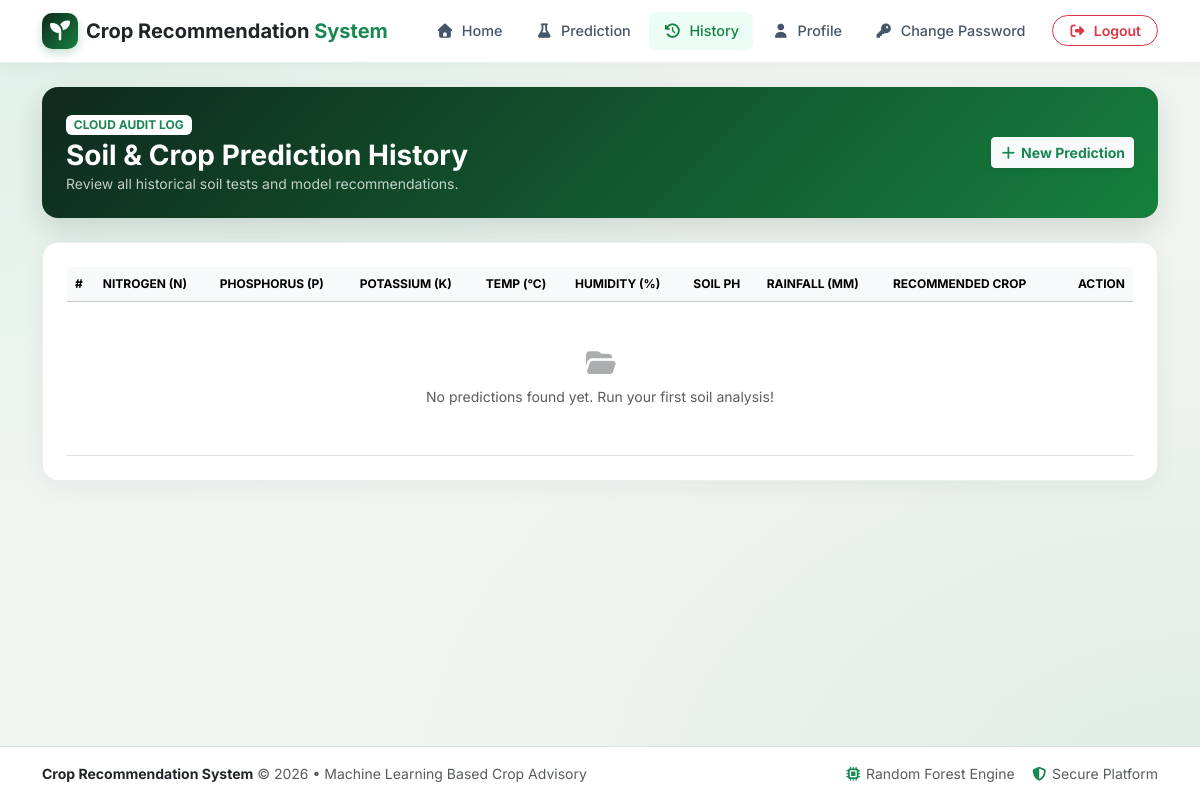
The page /recommender/user_history/ (signed in) on the database as committed earlier.
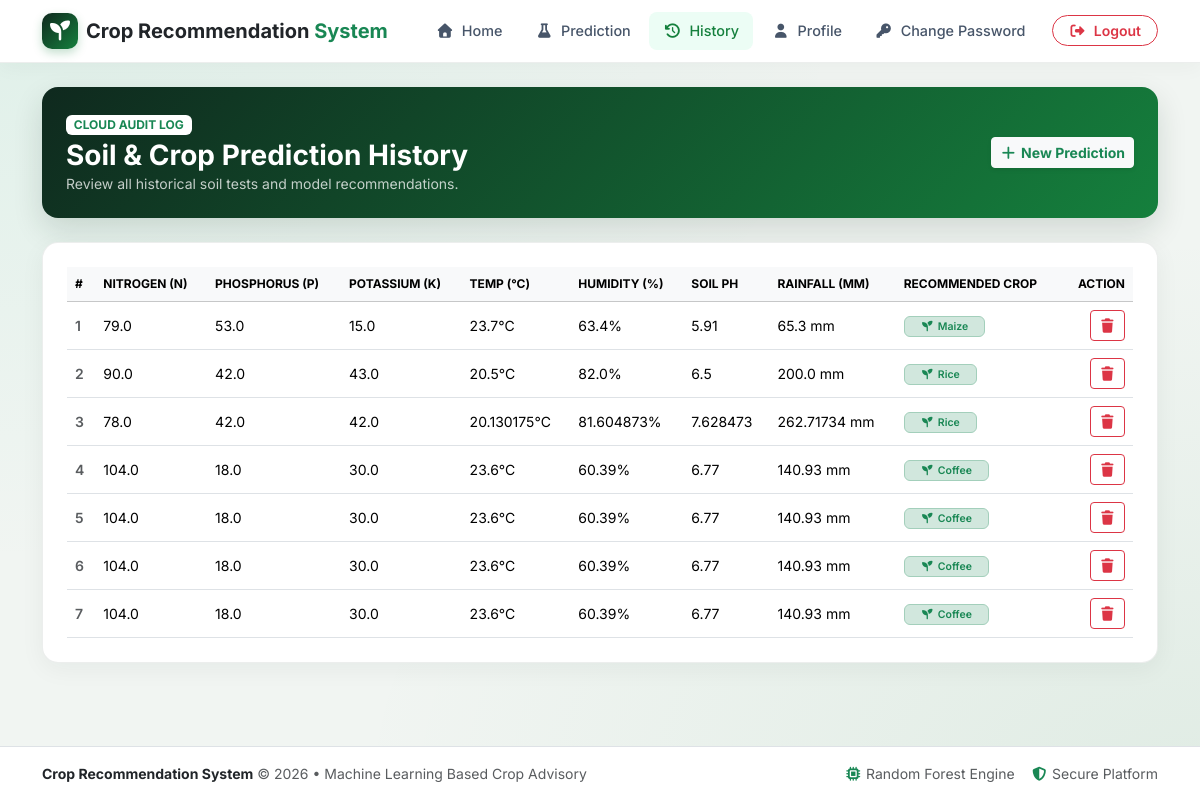
The same page on the database as committed later.
### recommender/models.py (models this page shows, shortened)
class Prediction(models.Model):
    user = models.ForeignKey(User, on_delete=models.CASCADE, related_name='predictions')
    N = models.FloatField()
    P = models.FloatField()
    K = models.FloatField()
    temperature = models.FloatField()
    humidity = models.FloatField()
    ph = models.FloatField()
    rainfall = models.FloatField()
    predicted_label = models.CharField(max_length=100)
    created_at = models.DateTimeField(auto_now_add=True)
    class Meta:
        ordering = ['-created_at']

### recommender/views.py (the view)
# urls.py: path('user_history/', user_history_view, name='user_history'),
@login_required
def user_history_view(request):
    predictions = Prediction.objects.filter(user=request.user)
    context = {
        'predictions': predictions
    }
    return render(request, 'history.html', context)

### recommender/templates/history.html (shortened to what this page needs)
{% extends 'base.html' %}
{% block content %}
<div class="mnc-banner p-4 mb-4 d-flex flex-wrap justify-content-between align-items-center gap-3">
    <div>
        <span class="badge bg-white text-success fw-bold mb-1">CLOUD AUDIT LOG</span>
        <h3 class="fw-bold mb-0">Soil & Crop Prediction History</h3>
        <p class="small opacity-75 mb-0">Review all historical soil tests and model recommendations.</p>
    </div>
    <a href="{% url 'predict' %}" class="btn btn-light btn-sm fw-bold text-success shadow-sm">
        <i class="fas fa-plus me-1"></i>New Prediction
    </a>
</div>
<div class="card mnc-card">
    <div class="card-body p-4">
        <div class="table-responsive">
            <table class="table table-hover align-middle small mb-0">
                <thead class="table-light text-uppercase text-muted" style="font-size: 0.75rem;">
                    <tr>
                        <th>#</th>
                        <th>Nitrogen (N)</th>
                        <th>Phosphorus (P)</th>
                        <th>Potassium (K)</th>
                        <th>Temp (°C)</th>
                        <th>Humidity (%)</th>
                        <th>Soil pH</th>
                        <th>Rainfall (mm)</th>
                        <th>Recommended Crop</th>
                        <th class="text-end">Action</th>
                    </tr>
                </thead>
                <tbody>
                    {% for p in predictions %}
                    <tr>
                        <td class="text-muted fw-semibold">{{ forloop.counter }}</td>
                        <td>{{ p.N }}</td>
                        <td>{{ p.P }}</td>
                        <td>{{ p.K }}</td>
                        <td>{{ p.temperature }}°C</td>
                        <td>{{ p.humidity }}%</td>
                        <td>{{ p.ph }}</td>
                        <td>{{ p.rainfall }} mm</td>
                        <td>
                            <span class="badge bg-success-subtle text-success border border-success-subtle px-3 py-1 fw-semibold">
                                <i class="fas fa-seedling me-1"></i>{{ p.predicted_label|title }}
                            </span>
                        </td>
                        <td class="text-end">
                            <a href="{% url 'user_delete_prediction' p.id %}" class="btn btn-outline-danger btn-sm" onclick="return confirm('Delete this prediction record?');">
                                <i class="fas fa-trash"></i>
                            </a>
                        </td>
                    </tr>
                    {% empty %}
                    <tr>
                        <td colspan="10" class="text-center text-muted py-5">
                            <i class="fas fa-folder-open fa-2x mb-2 opacity-50"></i>
                            <div>No predictions found yet. Run your first soil analysis!</div>
                        </td>
                    </tr>
                    {% endfor %}
                </tbody>
            </table>
        </div>
    </div>
</div>
{% endblock %}

### recommender/templates/base.html (shortened to what this page needs)
{% load static %}
<!DOCTYPE html>
<html lang="en">
<head>
    <link rel="stylesheet" href="https://cdnjs.cloudflare.com/ajax/libs/bootstrap/5.3.9/css/bootstrap.min.css">
    <link rel="stylesheet" href="https://cdnjs.cloudflare.com/ajax/libs/font-awesome/7.3.1/css/all.min.css">
    <link rel="stylesheet" href="{% static 'css/style.css' %}"/>
</head>
<body>
    <nav class="navbar navbar-expand-lg bg-white mnc-navbar sticky-top px-3 py-2" style="z-index: 1030;">
        <div class="container">
            <a class="navbar-brand fw-bold d-flex align-items-center gap-2 text-dark" href="{% if user.is_authenticated and user.is_staff %}{% url 'admin_dashboard' %}{% else %}{% url 'home' %}{% endif %}">
                <span class="mnc-brand-badge"><i class="fas fa-seedling"></i></span>
                <span>Crop Recommendation <span class="text-success">System</span></span>
            </a>
            <div class="collapse navbar-collapse" id="navbarSupportedContent">
                <ul class="navbar-nav ms-auto gap-1 align-items-lg-center">
                    {% if user.is_authenticated and not user.is_staff %}
                        <li class="nav-item">
                            <a class="nav-link {% if request.resolver_match.url_name == 'home' %}active-route{% endif %}" href="{% url 'home' %}"><i class="fas fa-home me-1"></i> Home</a>
                        </li>
                        <li class="nav-item">
                            <a class="nav-link {% if request.resolver_match.url_name == 'predict' %}active-route{% endif %}" href="{% url 'predict' %}"><i class="fas fa-flask me-1"></i> Prediction</a>
                        </li>
                        <li class="nav-item">
                            <a class="nav-link {% if request.resolver_match.url_name == 'user_history' %}active-route{% endif %}" href="{% url 'user_history' %}"><i class="fas fa-clock-rotate-left me-1"></i> History</a>
                        </li>
                        <li class="nav-item">
                            <a class="nav-link {% if request.resolver_match.url_name == 'profile' %}active-route{% endif %}" href="{% url 'profile' %}"><i class="fas fa-user me-1"></i> Profile</a>
                        </li>
                        <li class="nav-item">
                            <a class="nav-link {% if request.resolver_match.url_name == 'change_password' %}active-route{% endif %}" href="{% url 'change_password' %}"><i class="fas fa-key me-1"></i> Change Password</a>
                        </li>
                        <li class="nav-item ms-lg-2">
                            <a class="btn btn-outline-danger btn-sm px-3 rounded-pill fw-semibold" href="{% url 'logout' %}"><i class="fas fa-right-from-bracket me-1"></i> Logout</a>
                        </li>
                    {% endif %}
                </ul>
            </div>
        </div>
    </nav>
    <main class="container py-4">
        {% block content %}{% endblock %}
    </main>
    <footer class="bg-white border-top py-3 mt-auto">
        <div class="container d-flex flex-wrap justify-content-between align-items-center small text-muted gap-2">
            <div>
                <strong class="text-dark">Crop Recommendation System</strong> &copy; 2026 &bull; Machine Learning Based Crop Advisory
            </div>
            <div class="d-flex gap-3">
                <span><i class="fas fa-microchip text-success me-1"></i>Random Forest Engine</span>
                <span><i class="fas fa-shield-halved text-success me-1"></i>Secure Platform</span>
            </div>
        </div>
    </footer>
</body>
</html>

### recommender/static/css/style.css (style rules this page uses)
:root { --brand-dark: #0f291e; --brand-primary: #15803d; --brand-secondary: #10b981; --brand-accent: #ecfdf5; --surface-bg: #f1f5f2; --card-border: rgba(15, 41, 30, 0.08); }
html { scroll-behavior: smooth; }
body { font-family: 'Inter', -apple-system, BlinkMacSystemFont, 'Segoe UI', Roboto, sans-serif; background-color: var(--surface-bg); background-image: radial-gradient(at 0% 0%, rgba(16, 185, 129, 0.08) 0px, transparent 50%), radial-gradient(at 100% 100%, rgba(21, 128, 61, 0.08) 0px, transparent 50%); color: #1e293b; min-height: 100vh; display: flex; flex-direction: column; }
.mnc-navbar { background: rgba(255, 255, 255, 0.92); backdrop-filter: blur(12px); -webkit-backdrop-filter: blur(12px); border-bottom: 1px solid var(--card-border); box-shadow: 0 4px 20px rgba(15, 41, 30, 0.04); }
.mnc-brand-badge { width: 36px; height: 36px; background: linear-gradient(135deg, var(--brand-dark), var(--brand-primary)); color: #fff; border-radius: 10px; display: inline-flex; align-items: center; justify-content: center; box-shadow: 0 4px 10px rgba(21, 128, 61, 0.25); }
.mnc-navbar .nav-link { font-weight: 500; font-size: 0.9rem; color: #475569 !important; padding: 0.5rem 0.9rem !important; border-radius: 8px; transition: all 0.2s ease; }
.mnc-navbar .nav-link:hover, .mnc-navbar .nav-link.active-route { color: var(--brand-primary) !important; background-color: var(--brand-accent); }
.mnc-banner { background: linear-gradient(135deg, #0f291e 0%, #15803d 100%); border-radius: 1rem; color: #ffffff; box-shadow: 0 12px 30px rgba(15, 41, 30, 0.14); }
.mnc-card { background: #ffffff; border: 1px solid var(--card-border) !important; border-radius: 1rem !important; box-shadow: 0 6px 24px rgba(15, 41, 30, 0.05) !important; transition: transform 0.2s ease, box-shadow 0.2s ease; }
main.container { flex: 1; opacity: 0; transform: translateY(8px); transition: opacity 0.25s ease-out, transform 0.25s ease-out; }
main.container.page-loaded { opacity: 1; transform: translateY(0); }

Rows that differ between the two databases and show on the page:
added Prediction: N "79.0", P "53.0", K "15.0", temperature "23.7", humidity "63.4", ph "5.91", rainfall "65.3", predicted_label "Maize"
added Prediction: N "90.0", P "42.0", K "43.0", temperature "20.5", humidity "82.0", ph "6.5", rainfall "200.0", predicted_label "Rice"
added Prediction: N "78.0", P "42.0", K "42.0", temperature "20.130175", humidity "81.604873", ph "7.628473", rainfall "262.71734", predicted_label "Rice"
added Prediction: N "104.0", P "18.0", K "30.0", temperature "23.6", humidity "60.39", ph "6.77", rainfall "140.93", predicted_label "Coffee"
added Prediction: N "104.0", P "18.0", K "30.0", temperature "23.6", humidity "60.39", ph "6.77", rainfall "140.93", predicted_label "Coffee"
added Prediction: N "104.0", P "18.0", K "30.0", temperature "23.6", humidity "60.39", ph "6.77", rainfall "140.93", predicted_label "Coffee"
added Prediction: N "104.0", P "18.0", K "30.0", temperature "23.6", humidity "60.39", ph "6.77", rainfall "140.93", predicted_label "Coffee"
Other text that changed with them:
text no longer shown: "No predictions found yet. Run your first soil analysis!"
